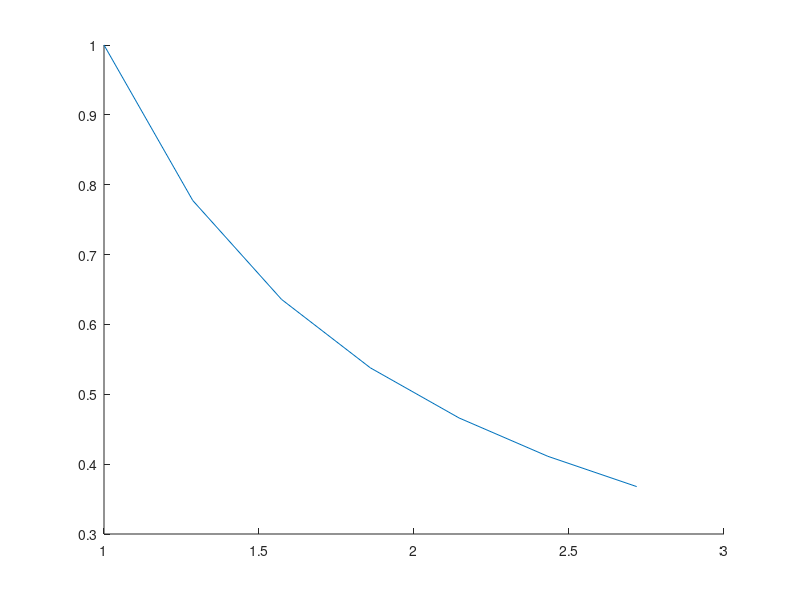

This figure's MATLAB source:
clc; clear;
figure(1); clf; hold on;
N = 7;
e = exp(1);
x = linspace(1,e,N);
f = '1./x';
fn = eval(f);
plot(x,fn);
I = zeros(1,4);
%left Riemann sum
    I(1) = fn(1:end-1)*diff(x)';
%right Riemann sum
     I(2) = fn(2:end)*diff(x)';
%trapezoid
    I(3) = (fn(1:end-1) + 0.5*diff(fn))*diff(x)';
%simspon's
    h = (x(2) - x(1)) / 3;
    fn1 = fn(2:end-1);
    i = 1:length(fn1);
    I(4) =  h * (fn(1) + 4*sum(fn1( i(1:2:end))) + 2*sum(fn1( i(2:2:end))) +  fn(end));
 
    I